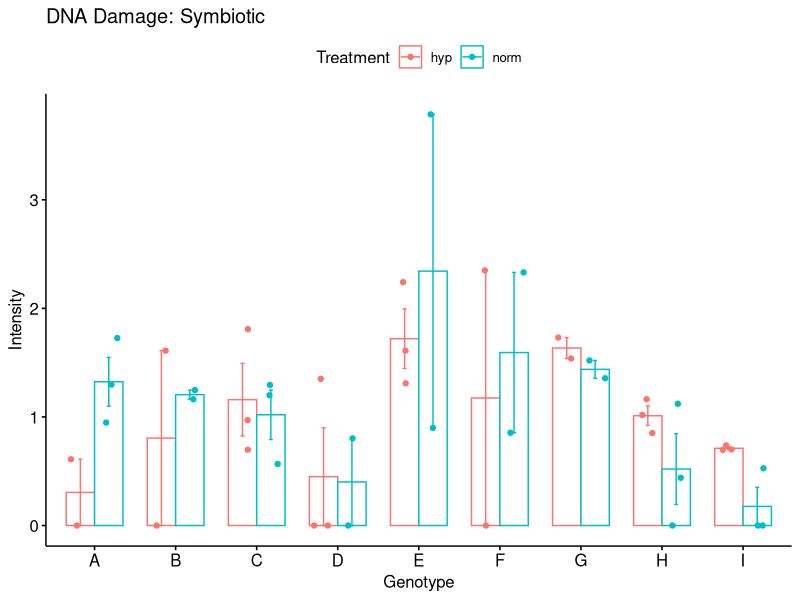
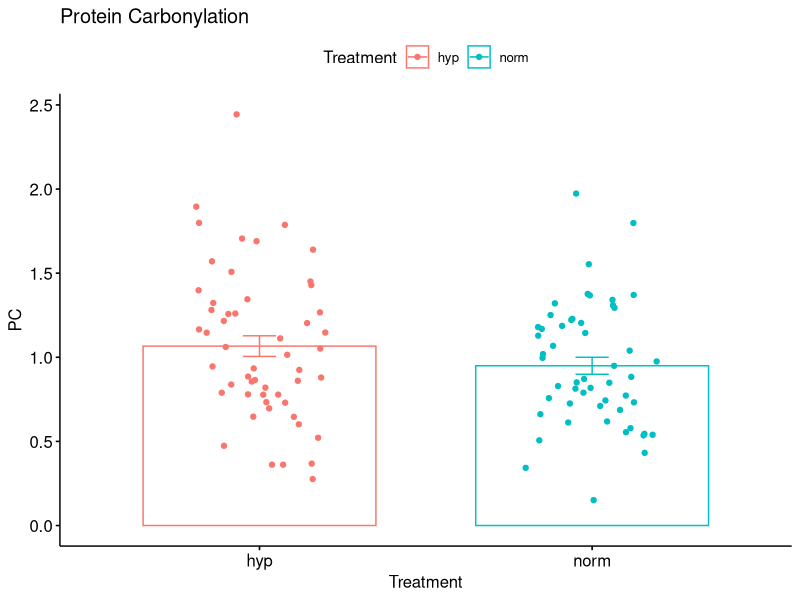
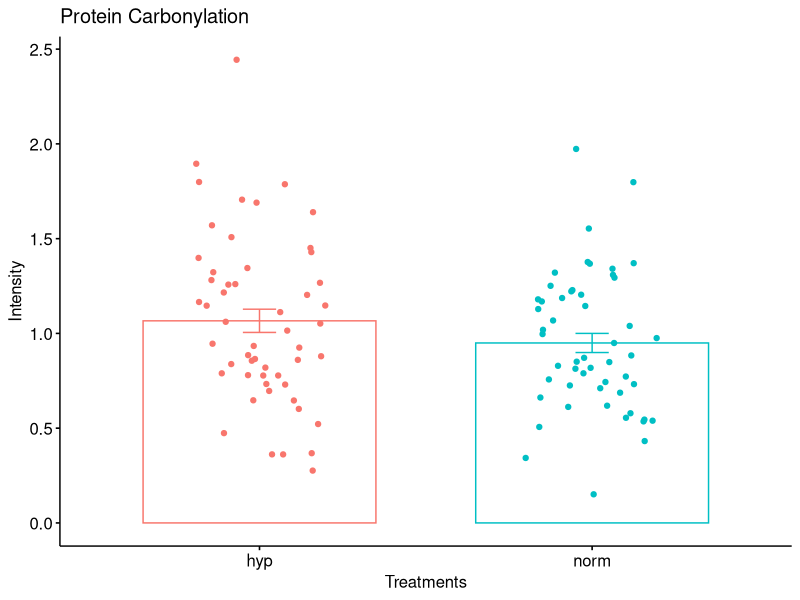
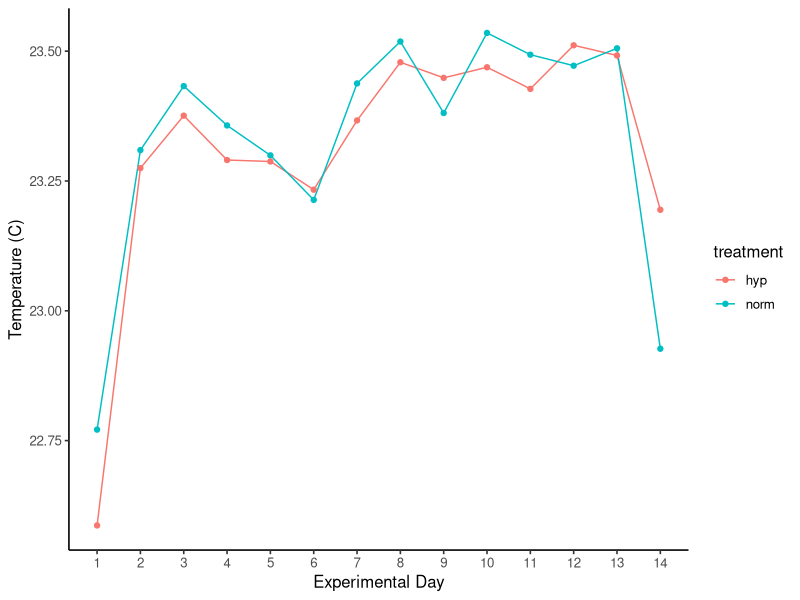
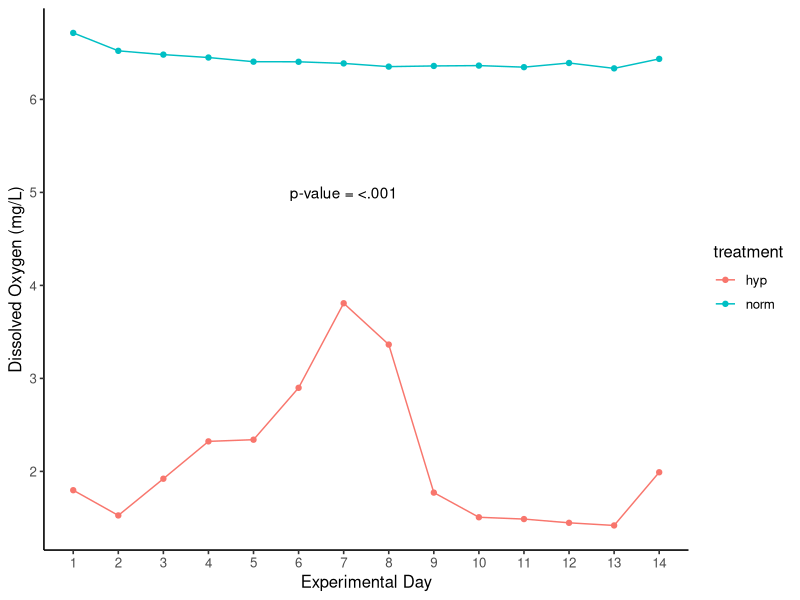
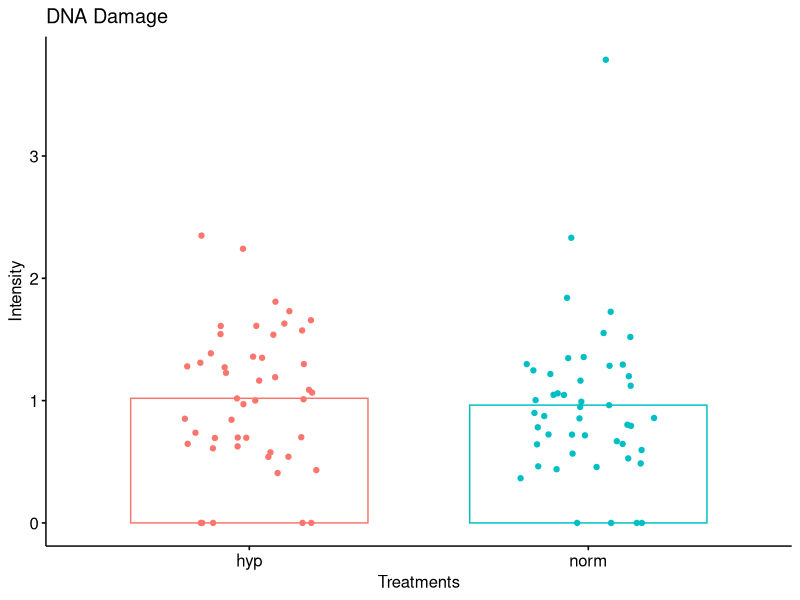
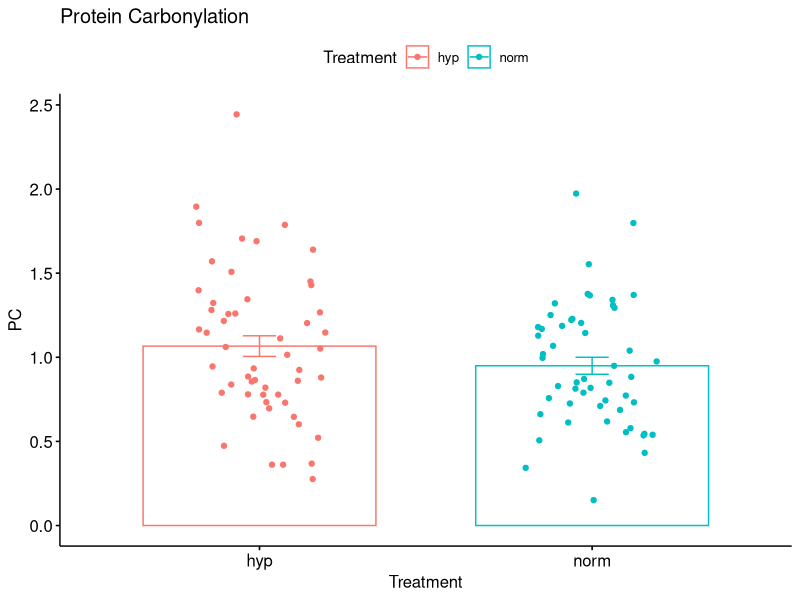
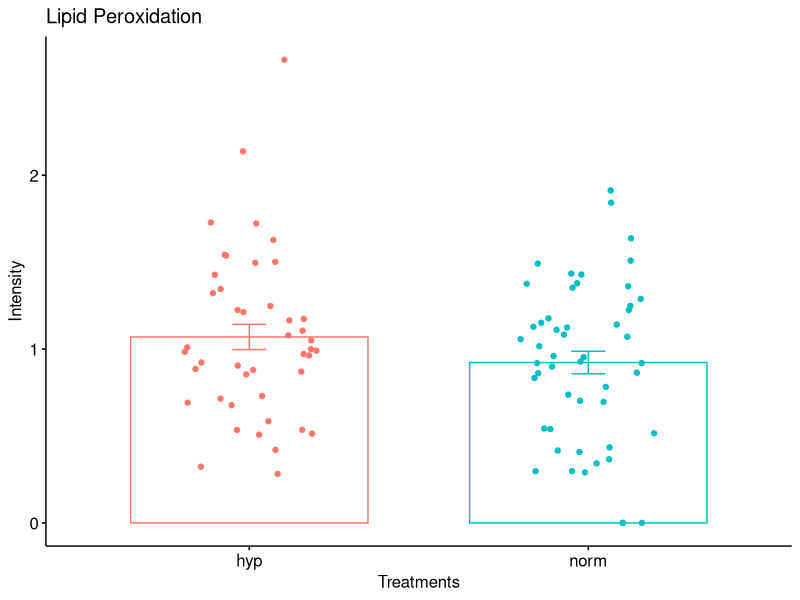

The R source for these figures, in order:
## ---- chunk 1
#Attempt to convert excel thesis data to r data
library(tidyverse)
library(ggplot2)
library(dplyr)
library(ggpubr)
library(knitr)

df <- read_csv("environment_dat.csv")
#Experimental Data 
tmp_graph<-ggplot(data = df,aes(x = day,y = temp, color = treatment ))+
  geom_line()+
  scale_y_continuous(name = "Temperature (C)")+
  scale_x_continuous(name = "Experimental Day", breaks = seq(1,14, by = 1))+
  geom_point()+
  theme_classic2()

#K-wallis test to prove there was no affect of temperature on endpoints as it was equal through both treatments
compare_means (DO~treatment, data = df, method =  "kruskal.test")

DO_graph<-ggplot(data = df, aes(x = day, y = DO, color = treatment))+
  geom_line()+
  scale_y_continuous(name = "Dissolved Oxygen (mg/L)")+
  scale_x_continuous(name = "Experimental Day", breaks = seq(1,14, by = 1))+
  geom_point()+
  theme_classic2()+
  annotate(geom = "text", x = 7, y = 5, label = "p-value = <.001")


#K-wallis test to prove that DO levels /were/ significantly different 
kruskal.test(DO~treatment, data = df)



# Beginning of graphs for Dot blot endpoints
DD_dot<-read_csv("dot_blot_DD.csv")
PC_dot<-read_csv("dot_blot_PC.csv")
LP_dot<-read_csv("dot_blot_LP.csv")

#******************************DD stats*********************

#Does DD intensity level depend on symbiont and treatment 
DD_anov<-aov(DD~Treatment+Symbiont, data = DD_dot)
summary(DD_anov)

#Wilcoxon Test, matches with JMP data, there is no sig diff between DD intensity between Symbioses
DD_wilcox<-wilcox.test(DD~Symbiont, data = DD_dot, exact = FALSE)

# DD graphical representation

DD_treatment<-ggbarplot(
  DD_dot, x = "Treatment", y = "DD", color = "Treatment",
  add = c("mean", "jitter"),
  position = position_dodge(.2)
) + ggtitle("DNA Damage")
DD_treatment <-DD_treatment + labs( y = "Intensity", x = "Treatments")+theme(legend.position = "none")

sym_dd<-DD_dot%>%group_by(Treatment)%>%
  filter(Symbiont == "Sym")%>%
  group_by(Genotype)

apo_dd<-DD_dot%>%group_by(Treatment)%>%
  filter(Symbiont == "Apo")%>%
  group_by(Genotype)
#Each paramater doesn't have a data point for every ID, does that mean I won't be able to put them on the same graph

DD_geno_sym<-ggbarplot(
  sym_dd, x ="Genotype", y = "DD",color = "Treatment",
  add = c("mean_se_", "jitter"),
  order = c("A","B","C","D","E","F","G","H","I"),
  position = position_dodge(.7),
  ylab = "Intensity"
)+ggtitle("DNA Damage: Symbiotic")

DD_geno_sym
DD_geno_apo<-ggbarplot(
  apo_dd, x ="Genotype", y = "DD",color = "Treatment" ,
  add = c("mean_se_", "jitter"),
  order = c("J","K","L","M","N","O","P","Q","R"),
  position = position_dodge(.7),
  ylab = "Intensity"
)+ggtitle("DNA Damage: Apoymbiotic")

#******************************PC stats*********************

# PC graphical representation

PC_treatment<-ggbarplot(
  PC_dot, x = "Treatment", y = "PC", color = "Treatment",
  add = c("mean_se_", "jitter"),
  position = position_dodge(.7),
) +ggtitle("Protein Carbonylation")

PC_treatment
PC_treatment + labs( y = "Intensity", x = "Treatments")+theme(legend.position = "none")


sym_pc<-PC_dot%>%group_by(Treatment)%>%
  filter(Symbiont == "Sym")%>%
  group_by(Genotype)
apo_pc<-PC_dot%>%group_by(Treatment)%>%
  filter(Symbiont == "Apo")%>%
  group_by(Genotype) 

PC_geno_sym<-ggbarplot(
  sym_pc, x ="Genotype", y = "PC",color = "Treatment" ,
  add = c("jitter","mean_se_"),
  order = c("A","B","C","D","E","F","G","H","I"),
  position = position_dodge(.7)
)+ggtitle("Protein Carbonylation: Symbiotic")

PC_geno_apo<-ggbarplot(
  apo_pc, x ="Genotype", y = "PC",color = "Treatment",
  add = c("jitter","mean_se_"),
  order = c("J","K","L","M","N","O","P","Q","R"),
  position = position_dodge(.7)
)+ggtitle("Protein Carbonylation: Aposymbiotic")

#Lipid peroxidation graphical representation
LP_treatment<-ggbarplot(
  LP_dot, x = "Treatment", y = "LP", color = "Treatment",
  add = c("mean_se_", "jitter"),
  position = position_dodge(.7)
) +ggtitle("Lipid Peroxidation")

LP_treatment<-LP_treatment + labs( y = "Intensity", x = "Treatments")+theme(legend.position = "none")


sym_lp<-LP_dot%>%group_by(Treatment)%>%
  filter(Symbiont == "Sym")%>%
  group_by(Genotype)
apo_lp<-LP_dot%>%group_by(Treatment)%>%
  filter(Symbiont == "Apo")%>%
  group_by(Genotype) 

LP_geno_sym<-ggbarplot(
  sym_lp, x ="Genotype", y = "LP",color = "Treatment" ,
  add = c("jitter","mean_se_"),
  order = c("A","B","C","D","E","F","G","H","I"),
  position = position_dodge(.7),
  ylab = "Intensity"
)+ggtitle("Lipid Peroxidation: Symbiotic")

LP_geno_apo<-ggbarplot(
  apo_lp, x ="Genotype", y = "LP",color = "Treatment",
  add = c("jitter","mean_se_"),
  order = c("J","K","L","M","N","O","P","Q","R"),
  position = position_dodge(.7),
  ylab = "Intensity"
)+ggtitle("Lipid Peroxidation: Aposymbiotic")

#******************************ROS stats****************DD,PC,LP*****


LP_anov<-aov(LP~Treatment+Symbiont, data = LP_dot)
summary(LP_anov)

#*Combination of Genotype & Treatment, genotype and Treatment treated as combo

LP_anov2<-aov(LP~Genotype*Treatment, data = apo_lp)
summary(LP_anov2)
tkLP<-TukeyHSD(LP_anov2)

DD_basic<-aov(DD~Treatment+Symbiont, data = DD_dot)
summary(DD_basic)

DD_anov<-aov(DD~Genotype*Treatment, data = sym_dd)
summary(DD_anov)
tkDD<-TukeyHSD(DD_anov)








## ---- chunk 2
summary(cars)
## ---- chunk 3
plot(tmp_graph)
plot(DO_graph)

plot(DD_treatment)
plot(PC_treatment)
plot(LP_treatment)

plot(DD_geno_apo)
plot(DD_geno_sym)

plot(PC_geno_apo)
plot(PC_geno_sym)

plot(LP_geno_apo)
plot(LP_geno_sym)

